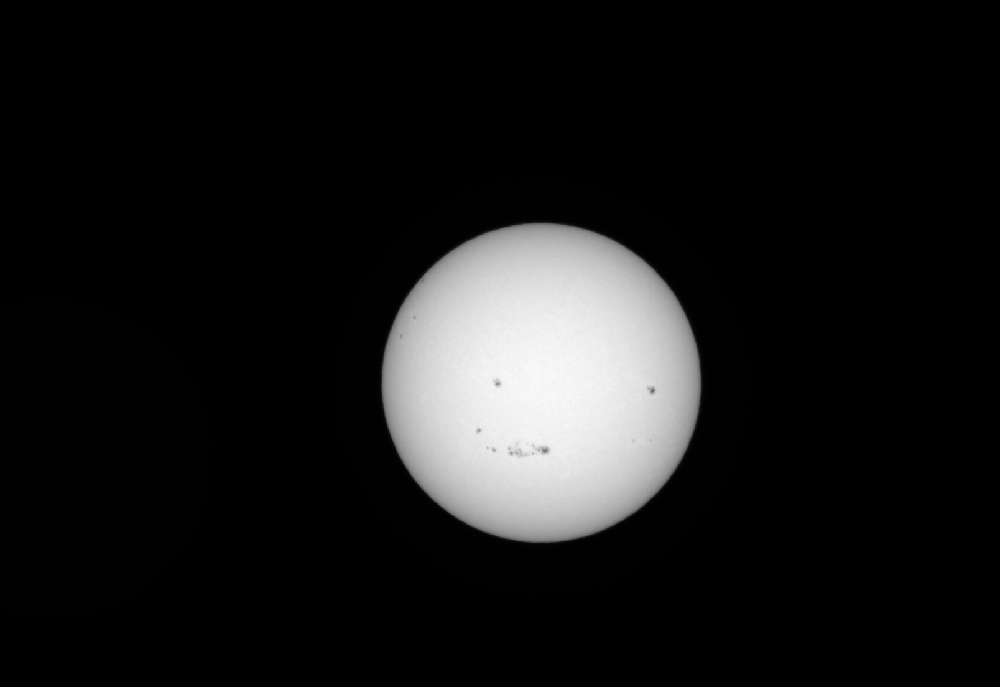
#> input picture 2025-08-30-PL2025-08-30-0441_9-CapObj-img00000003.tiff, 1000 x 687 px, shrunk from 1608 x 1104 before the run
$ python MIN2_ignore_sunspots.py
#> lines starting #> are read from the running program, lines starting #| are printed output that depends on the picture; long printed decimals are rounded

import cv2
import numpy as np
import matplotlib.pyplot as plt
"""
最小二乗法による円の検出を行う関数を作成します。
一度検出した近似円の内側にある点のうち、近似円の外側にある点だけから近似した円からlimbwigth*(3/2)の
範囲にないもんは黒点とみなします。
"""

def cut_and_sampling(sun_threshold):#imgの画像をnで分割、太陽の縁の点をsampling
    #画像を分割して実際の縁の点を収集
    spots=[]#実際の縁の点を格納するための配列
    for line_xy in ("x_line","y_line"):#x_lineは横線、y_lineは縦線
        for i in range(1,divnum):
            place = height * i // divnum      if line_xy == "x_line" else width * i // divnum#分割線の位置を計算
            line = img[place,:].astype(float) if line_xy == "x_line" else img[:, place].astype(float)#分割線に沿った画素値を取得
            if np.max(line) <= sun_threshold:#太陽像上を通るか
                continue
            grad_t = np.diff(line)#一回微分
            max_idx = int(np.argmax(grad_t)) # 最大値のインデックス
            min_idx = int(np.argmin(grad_t)) # 最小値のインデックス
            if line_xy=="x_line":
                spots.append([max_idx, place])
                spots.append([min_idx, place])
            elif line_xy=="y_line":
                spots.append([place, max_idx])
                spots.append([place, min_idx])
    return spots#縁の点の座標を返す

def fit_circle(spots):#縁の点のサンプルを受け取って円のstatusを返す。
    if len(spots)<3:
        print("点が3点未満のため、円を作成できません。")
        raise(f"点不足{show_circle(spots,False)}")
    x,y=np.array([s[0] for s in spots],dtype=float),np.array([s[1] for s in spots],dtype=float)
    mat_A = np.c_[x, y, np.ones(len(x))]
    vec_B = -(x**2 + y**2)
    res, _, _, _ = np.linalg.lstsq(mat_A, vec_B, rcond=None)
    A, B, C = res
    cx = -A / 2
    cy = -B / 2
    R = np.sqrt(cx**2 + cy**2 - C)
    return [cx,cy,R]

def show_circle(spots=[],cir_stat=False):#円のstatusを受け取って、画像に円と縁の点を描画して表示する。
    fig, ax = plt.subplots()#figとaxの作成
    ax.imshow(img, cmap="magma")#画像をグレースケールで表示
    if cir_stat != False:#cir_statがFalseでないなら、円を描画
        cx,cy,R=cir_stat[0],cir_stat[1],cir_stat[2]
        circle = plt.Circle((cx, cy), R, fill=False, color='orange', linewidth=2)#結果の円を描画
        ax.add_patch(circle)###
    if len(spots) > 0:
        x, y = zip(*spots)
        ax.scatter(x, y, color='red', label='Edges', s=50)
    # 座標ラベルを表示
    for xi, yi in zip(x, y):
        ax.text(xi, yi, f"({xi:.0f}, {yi:.0f})",
                color="#8917fd", fontsize=8,
                ha="left", va="bottom")

    #画像の分割線を描画
    lines=[]
    for xy in ["x","y"]:#各分割線のlistを作成
        lines.append([])
        for nn in range(divnum) :
            ap=width/divnum if xy =="x" else height/divnum
            lines[-1].append(ap*(nn+1))
    for li in lines[0]:#x方向の分割線を描画
        ax.axvline(int(li), color='white', linestyle='--', alpha=0.3)
    for li in lines[1]:#y方向の分割線を描画
        ax.axhline(int(li), color='white', linestyle='--', alpha=0.3)

    # nの値を左上に固定表示
    ax.text(.05,.9, f"n={divnum}",
            color="cyan", fontsize=10,
            transform=ax.transAxes)
    ax.legend()###
    ax.axis('equal')###
    plt.show()#windowで表示

def MIN2_ignore_sunspots(readed_img,n=10,light_threshold=50,limb_wigth=24,show=False,debug=False):
    """
    img:読み込んだ画像を渡してください
    n:画像格子の分割数
    light_threshold:太陽の明るさの基準です。

    """
    #===基本的な変数をglobalで宣言===
    global divnum#分割数、引数ではnとして受け取っている。
    divnum=n
    global img#読み込んだ画像
    img=readed_img
    global height, width#画像の高さと幅
    height, width = img.shape

    #円の情報[cx, cy, R]
    spots=cut_and_sampling(light_threshold)#spots=[[x1,y1],[x2,y2],...]の形式で、縁の点の座標を格納したlist
    cx,cy,r=fit_circle(spots)#一回目の円情報
    print(f"first circle{show_circle(spots,(cx,cy,r))}") if debug else None#一回目の円を表示debug用

    #===一回目のMIN2の外側の点を抽出===
    outside_spots=[]
    for i in range(len(spots)):
        if int(((spots[i][0]-cx)**2+(spots[i][1]-cy)**2)**(1/2))>r:
            outside_spots.append(spots[i])
    if len(outside_spots)>2:
        #外側の点が３つ以上ないと以下の解析はできないが、 そもそもそのような場合は、黒点の影響は受けていない
        cxo,cyo,ro=fit_circle(np.array(outside_spots, dtype=float))#外側の点だけで円を作成
        print(f"only outside circle{show_circle(outside_spots,(cxo,cyo,ro))}") if debug else None#外側の点だけで作成した円を表示

        #===外側の点と一回目の円からlimb_wigth*(3/2)の範囲にない点を抽出===
        not_sunspots_idx=[]
        sunspot=False

        print (f"外側の点の数:{len(outside_spots)},全体の点の数:{len(spots)}") if debug else None
        for i in range(len(spots)):
            x=spots[i][0]
            y=spots[i][1]
            if not spots[i] in outside_spots:#内側の点だけ
                if (x-cxo)**2 > (y-cyo)**2:#円のRLTBのうちRLなら、
                    min2far = np.sqrt(ro**2-(y-cyo)**2)
                    print(f"x,y:{x,y} min2far:{min2far},y-cyo:{np.abs(cyo-y)}") if debug else None
                    if min2far-np.abs(cxo-x) < limb_wigth*(2/3):
                        not_sunspots_idx+=[i]
                    else:
                        sunspot=True
                else:#円のRLTBのうちTBなら
                    min2far = np.sqrt(ro**2-(x-cxo)**2)
                    print(f"x,y:{x,y} min2far:{min2far},x-cxo:{np.abs(cxo-x)}") if debug else None
                    if min2far-np.abs(cyo-y) < limb_wigth*(2/3):
                        not_sunspots_idx+=[i]
                    else:
                        sunspot=True
            else:#外側の点は全てnot_sunspots_idxに入れる
                not_sunspots_idx+=[i]

        if sunspot:
            #黒点とみなされない点だけで円を作成
            cx,cy,r=fit_circle(np.array([spots[i] for i in not_sunspots_idx], dtype=float))

    if show:
        show_circle([spots[i] for i in not_sunspots_idx],(cx,cy,r))
    return cx,cy,r

if __name__== "__main__":
    from tkinter.filedialog import askopenfilename
    picpath=askopenfilename(title="画像を選択してください", filetypes=[("Image files", "*.jpg;*.jpeg;*.png;*.tiff")])
#> the answer given: 2025-08-30-PL2025-08-30-0441_9-CapObj-img00000003.tiff
    from time import time
    start = time()
    print(MIN2_ignore_sunspots(cv2.imread(picpath,0),show=True,debug=True))
#> in MIN2_ignore_sunspots, `divnum=n`: divnum = 10
#> in MIN2_ignore_sunspots, img is the input picture: shape (687, 1000); min 0, max 253, mean 24.1
#> after the loop in cut_and_sampling, `for line_xy in ("x_line","y_line"):#x_lineは横線、y_lineは縦線`: spots = [[423, 274], [658, 274], [386, 343], [696, 343], [383, 412], [697, 412], [414, 480], [666, 480], [400, 305], [400, 458], [500, 227], [500, 537], [600, 234], [600, 530], [700, 369], [700, 394]]
#> in fit_circle, `x,y=np.array([s[0] for s in spots],dtype=float),np.array([s[1] for s i..`: x = [423, 658, 386, 696, 383, 697, 414, 666, 400, 400, 500, 500, 600, 600, 700, 700]; y = [274, 274, 343, 343, 412, 412, 480, 480, 305, 458, 227, 537, 234, 530, 369, 394]
#> in fit_circle, `mat_A = np.c_[x, y, np.ones(len(x))]`: mat_A = 16 rows, first 8: [423, 274, 1], [658, 274, 1], [386, 343, 1], [696, 343, 1], [383, 412, 1], [697, 412, 1], [414, 480, 1], [666, 480, 1]
#> in fit_circle, `vec_B = -(x**2 + y**2)`: vec_B = [-254005, -508040, -266645, -602065, -316433, -655553, -401796, -673956, -253025, -369764, -301529, -538369, -414756, -640900, -626161, -645236]
#> in fit_circle, `res, _, _, _ = np.linalg.lstsq(mat_A, vec_B, rcond=None)`: res = [-1080.8, -763.9, 412390.5]
#> in fit_circle, `A, B, C = res`: A = -1080.8; B = -763.9; C = 412390.5
#> in fit_circle, `cx = -A / 2`: cx = 540.4
#> in fit_circle, `cy = -B / 2`: cy = 382
#> in fit_circle, `R = np.sqrt(cx**2 + cy**2 - C)`: R = 159.8
#> in MIN2_ignore_sunspots, `cx,cy,r=fit_circle(spots)#一回目の円情報`: cx = 540.4; cy = 382; r = 159.8
#> in show_circle, `cx,cy,R=cir_stat[0],cir_stat[1],cir_stat[2]`: cx = 540.4; cy = 382; R = 159.8
#> in show_circle, `x, y = zip(*spots)`: x = (423, 658, 386, 696, 383, 697, 414, 666, 400, 400, 500, 500, 600, 600, 700, 700); y = (274, 274, 343, 343, 412, 412, 480, 480, 305, 458, 227, 537, 234, 530, 369, 394)
#> the loop in show_circle, `for xi, yi in zip(x, y):` made 16 passes
#> after the loop in show_circle, `for xy in ["x","y"]:#各分割線のlistを作成`: lines = [[100, 200, 300, 400, 500, 600, 700, 800, 900, 1000], [68.7, 137.4, 206.1, 274.8, 343.5, 412.2, 480.9, 549.6, 618.3, 687]]
#> the loop in show_circle, `for li in lines[0]:#x方向の分割線を描画` made 10 passes
#> li on passes 1 to 10: 100, 200, 300, 400, 500, 600, 700, 800, 900, 1000
#> the loop in show_circle, `for li in lines[1]:#y方向の分割線を描画` made 10 passes
#> li on passes 1 to 10: 68.7, 137.4, 206.1, 274.8, 343.5, 412.2, 480.9, 549.6, 618.3, 687
#> in show_circle, `plt.show()#windowで表示`:
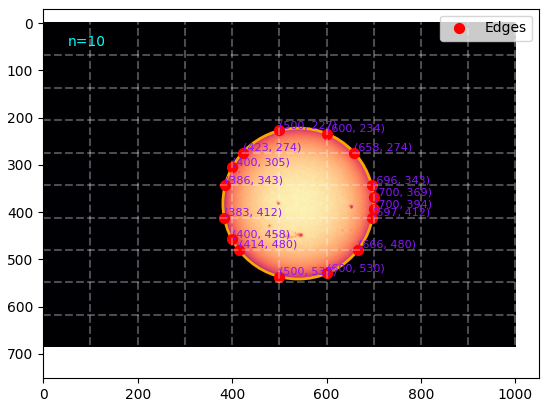
#> figure drawn by matplotlib, 1 panel
#| first circleNone
#> the loop in MIN2_ignore_sunspots, `for i in range(len(spots)):` made 16 passes
#> after the loop in MIN2_ignore_sunspots, `for i in range(len(spots)):`: outside_spots = [[696, 343], [383, 412], [400, 305], [500, 227], [500, 537], [700, 369], [700, 394]]
#> in MIN2_ignore_sunspots, `cxo,cyo,ro=fit_circle(np.array(outside_spots, dtype=float))#外側の点だけで円を作成`: cxo = 540.4; cyo = 382; ro = 160.2
#> the loop in show_circle (call 2), `for xi, yi in zip(x, y):` made 7 passes
#> the loop in show_circle (call 2), `for li in lines[0]:#x方向の分割線を描画` made 10 passes
#> the loop in show_circle (call 2), `for li in lines[1]:#y方向の分割線を描画` made 10 passes
#| only outside circleNone
#| 外側の点の数:7,全体の点の数:16
#> the loop in MIN2_ignore_sunspots, `for i in range(len(spots)):` made 16 passes
#> (x, y, min2far, not_sunspots_idx) on passes 1, 2, 3, 6, 7, 8, 10, 13, 14: (423, 274, 118.3, [0]), (658, 274, 118.3, [0, 1]), (386, 343, 155.4, [0, 1, 2]), (697, 412, 157.3, [0, 1, 2, 3, 4, 5]), (414, 480, 126.7, [0, 1, 2, 3, 4, 5, 6]), (666, 480, 126.7, [0, 1, 2, 3, 4, 5, 6, 7]), (400, 458, 141, [0, 1, 2, 3, 4, 5, 6, 7, 8, 9]), (600, 234, 148.7, [0, 1, 2, 3, 4, 5, 6, 7, 8, 9, 10, 11, 12]), (600, 530, 148.7, [0, 1, 2, 3, 4, 5, 6, 7, 8, 9, 10, 11, 12, 13])
#> (x, y, not_sunspots_idx) on passes 4, 5, 9, 11, 12, 15: (696, 343, [0, 1, 2, 3]), (383, 412, [0, 1, 2, 3, 4]), (400, 305, [0, 1, 2, 3, 4, 5, 6, 7, 8]), (500, 227, [0, 1, 2, 3, 4, 5, 6, 7, 8, 9, 10]), (500, 537, [0, 1, 2, 3, 4, 5, 6, 7, 8, 9, 10, 11]), (700, 369, [0, 1, 2, 3, 4, 5, 6, 7, 8, 9, 10, 11, 12, 13, 14])
#| x,y:(423, 274) min2far:118.313,y-cyo:107.989
#| x,y:(658, 274) min2far:118.313,y-cyo:107.989
#| x,y:(386, 343) min2far:155.368,y-cyo:38.989
#| x,y:(697, 412) min2far:157.349,y-cyo:30.011
#| x,y:(414, 480) min2far:126.702,y-cyo:98.011
#| x,y:(666, 480) min2far:126.702,y-cyo:98.011
#| x,y:(400, 458) min2far:141.003,y-cyo:76.011
#| x,y:(600, 234) min2far:148.688,x-cxo:59.592
#> (further printed lines are left out)
    print(f"処理時間:{time()-start}秒")
